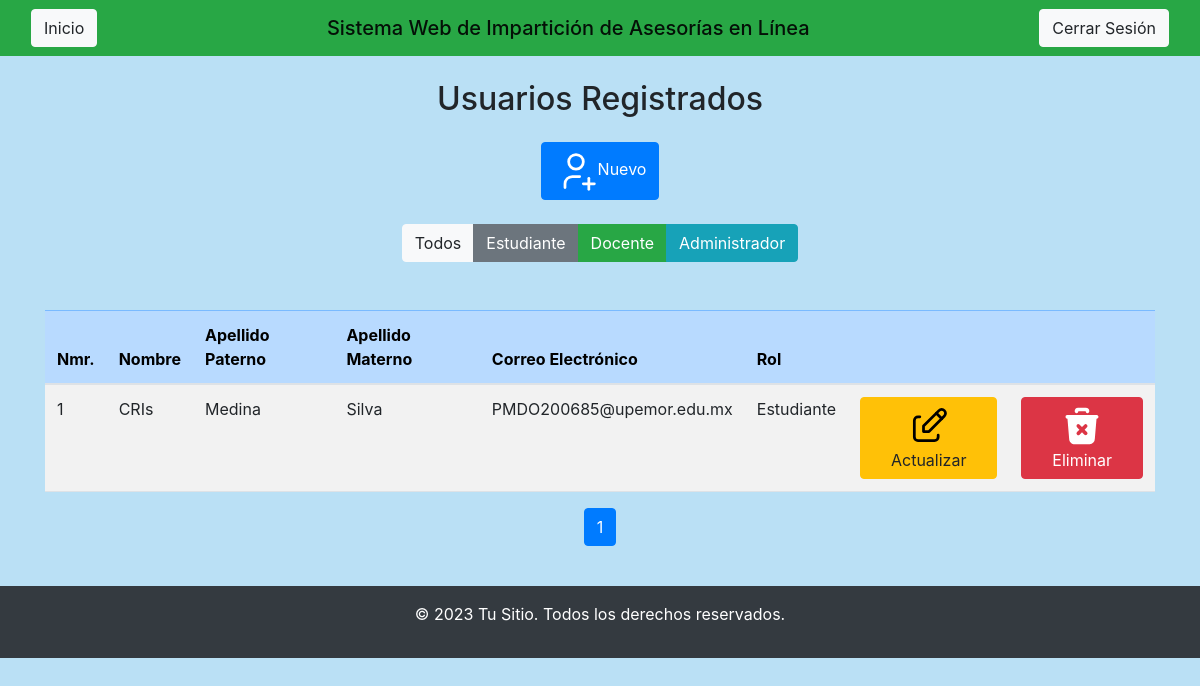
The app's page /Vista/ADMIN/Usuario.php?tipo_usuario=Estudiante (signed in) with its own data.
### tables this page shows
CREATE TABLE `estudiante` (
  `ID_Usuario_E` int(11) NOT NULL AUTO_INCREMENT,
  `Nombre_Usuario_E` varchar(200) NOT NULL,
  `Apellido_Materno_E` varchar(200) NOT NULL,
  `Apellido_Paterno_E` varchar(200) NOT NULL,
  `Telefono_E` varchar(20) NOT NULL,
  `Fecha_Nacimiento_E` date NOT NULL,
  `Genero_E` varchar(100) NOT NULL,
  `Correo_electronico_E` varchar(250) NOT NULL,
  `Contrasena_E` varchar(250) NOT NULL,
  `IdCarrera` int(11) DEFAULT NULL,
  PRIMARY KEY (`ID_Usuario_E`),
  KEY `IdCarrera` (`IdCarrera`),
  CONSTRAINT `estudiante_ibfk_1` FOREIGN KEY (`IdCarrera`) REFERENCES `carrera` (`Id_Carrera`)
);

### Vista/ADMIN/Usuario.php (the view, shortened to what this page needs)
<?php include('head.php'); ?>
<center><div class="table-responsive">
    <h2 class="mb-4">Usuarios Registrados</h2>
    <a class="btn btn-primary" href="INSERT/Insert_Usuario.php">
        Nuevo</a>
    <br>
    <br>
    <div class="btn-group mb-4" role="group">
        <a class="btn btn-light" href="?tipo_usuario=Todos">Todos</a>
        <a class="btn btn-secondary" href="?tipo_usuario=Estudiante">Estudiante</a>
        <a class="btn btn-success" href="?tipo_usuario=Docente">Docente</a>
        <a class="btn btn-info" href="?tipo_usuario=Administrador">Administrador</a>
    </div>
    <table class="table table-hover table-striped mt-4">
        <thead>
            <tr class="table-primary">
                <th scope="col">Nmr.</th>
                <th scope="col">Nombre</th>
                <th scope="col">Apellido Paterno</th>
                <th scope="col">Apellido Materno</th>
                <th scope="col">Correo Electrónico</th>
                <th scope="col">Rol</th>
                <th scope="col"></th>
                <th scope="col"></th>
            </tr>
        </thead>
        <tbody>
            <?php
                $conexion = (new Conectar())->conexion();
                $records_per_page = 10;
                $page = isset($_GET['page']) && is_numeric($_GET['page']) ? (int)$_GET['page'] : 1;
                $offset = ($page - 1) * $records_per_page;
                $tipo_usuario = isset($_GET['tipo_usuario']) ? $_GET['tipo_usuario'] : 'Todos';
                if ($tipo_usuario == 'Estudiante') {
                    $sql = "SELECT ID_Usuario_E AS ID_Usuario,
                                Nombre_Usuario_E AS Nombre,
                                Apellido_Paterno_E AS Apellido_Paterno,
                                Apellido_Materno_E AS Apellido_Materno,
                                Correo_electronico_E AS Correo_Electronico,
                                'Estudiante' AS Rol FROM Estudiante
                            LIMIT $offset, $records_per_page";
                    $sql_total = "SELECT COUNT(*) FROM Estudiante";
                }
                $query = mysqli_query($conexion, $sql);
                $result_total = mysqli_query($conexion, $sql_total);
                $total_rows = mysqli_fetch_array($result_total)[0];
                $total_pages = ceil($total_rows / $records_per_page);
                while ($row = mysqli_fetch_array($query)) {
                    ?>
                    <tr>
                        <td><?php echo $row['ID_Usuario']; ?></td>
                        <td><?php echo $row['Nombre']; ?></td>
                        <td><?php echo $row['Apellido_Paterno']; ?></td>
                        <td><?php echo $row['Apellido_Materno']; ?></td>
                        <td><?php echo $row['Correo_Electronico']; ?></td>
                        <td><?php echo $row['Rol']; ?></td>
                        <td><a class="btn btn-warning" href="UPDATE/Update_Usuario_<?php echo htmlspecialchars($row['Rol'], ENT_QUOTES, 'UTF-8'); ?>.php?id=<?php echo urlencode($row['ID_Usuario']); ?>&rol=<?php echo urlencode($row['Rol']); ?>">
                            Actualizar</a>
                        </td>
                        <td><a class="btn btn-danger" onclick="return eliminar()" href="../../Controlador/ADMIN/DELETE/Funcion_Delete_Usuario.php?id=<?php echo $row['ID_Usuario']; ?>&rol=<?php echo $row['Rol']; ?>">
                            Eliminar</a>
                        </td>
                    </tr>
                <?php
                }
            ?>
        </tbody>
    </table>
    <nav aria-label="Page navigation example">
        <ul class="pagination justify-content-center">
            <?php for ($i = 1; $i <= $total_pages; $i++): ?>
                <li class="page-item <?php if ($i == $page) echo 'active'; ?>">
                    <a class="page-link" href="?tipo_usuario=<?php echo $tipo_usuario; ?>&page=<?php echo $i; ?>"><?php echo $i; ?></a>
                </li>
            <?php endfor; ?>
        </ul>
    </nav>
</div>
<?php include('footer.php'); ?>

### Vista/ADMIN/head.php (shortened to what this page needs)
<!DOCTYPE html>
<html lang="es">
<head>
    <link href="https://cdn.jsdelivr.net/npm/bootstrap@5.3.0/dist/css/bootstrap.min.css" rel="stylesheet">
    <link href="https://stackpath.bootstrapcdn.com/bootstrap/4.5.2/css/bootstrap.min.css" rel="stylesheet">
    <link href="https://maxcdn.bootstrapcdn.com/bootstrap/4.5.2/css/bootstrap.min.css" rel="stylesheet">
    <link href="../../css/reporte.css" rel="stylesheet">
    <link href="../../css/boton.css" rel="stylesheet">
</head>
<body>
    <nav class="navbar navbar-expand-lg navbar-light bg-success">
        <div class="container-fluid">
            <a class="btn btn-light" href="Principal.php">Inicio</a>
            <span class="navbar-brand mb-0 h1 mx-auto">Sistema Web de Impartición de Asesorías en Línea</span>
            <a href="?cerrar_sesion=true" class="btn btn-light">Cerrar Sesión</a>
        </div>
    </nav>
    <div class="container mt-4 ">

### Vista/ADMIN/footer.php (shortened to what this page needs)
</div>
    <footer class="bg-dark text-white text-center p-3 mt-4">
        <p>&copy; 2023 Tu Sitio. Todos los derechos reservados.</p>
    </footer>
</body>
</html>

### Vista/ADMIN/head.php (style rules this page uses)
body { background: #bae0f5; }

### records on screen
estudiante: ID_Usuario_E "1", Nombre_Usuario_E "CRIs", Apellido_Paterno_E "Medina", Apellido_Materno_E "Silva", Correo_electronico_E "PMDO200685@upemor.edu.mx", Rol "Estudiante"
